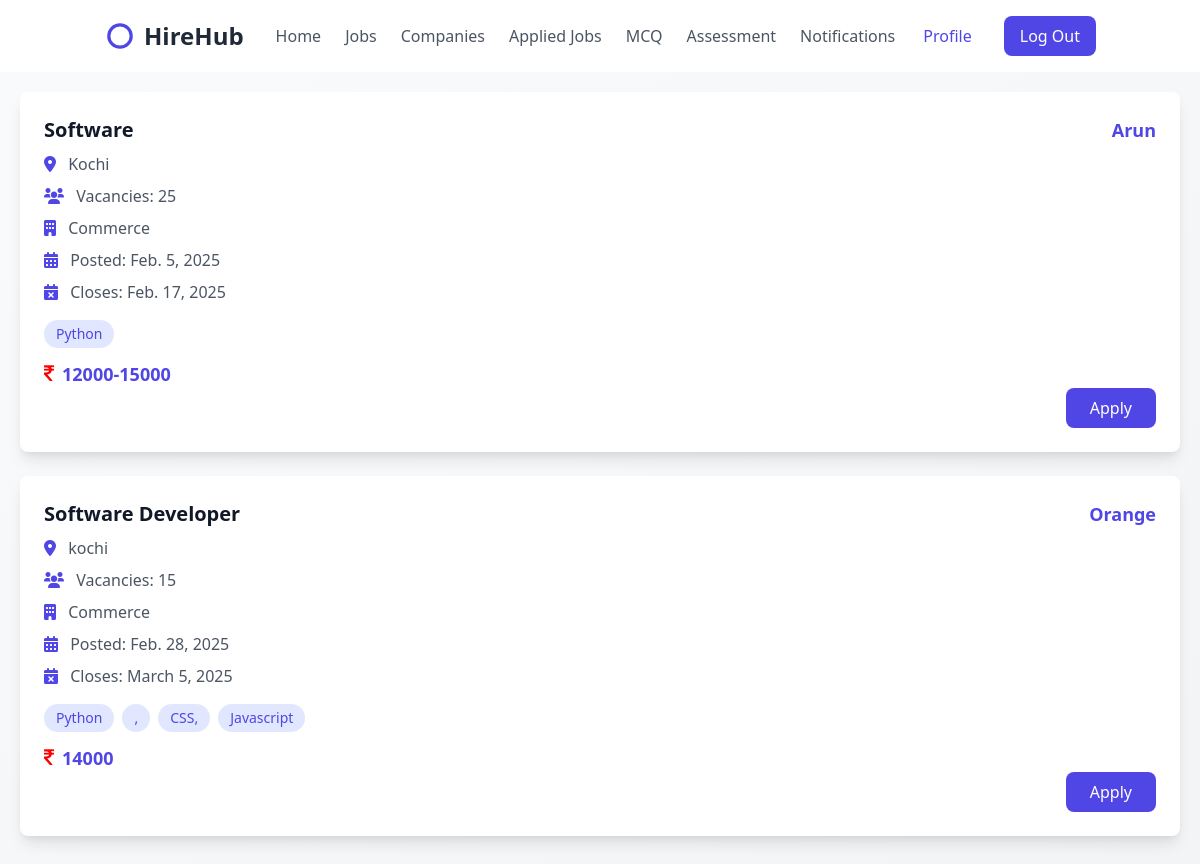
Page /student-jobs/ on the earlier database version.
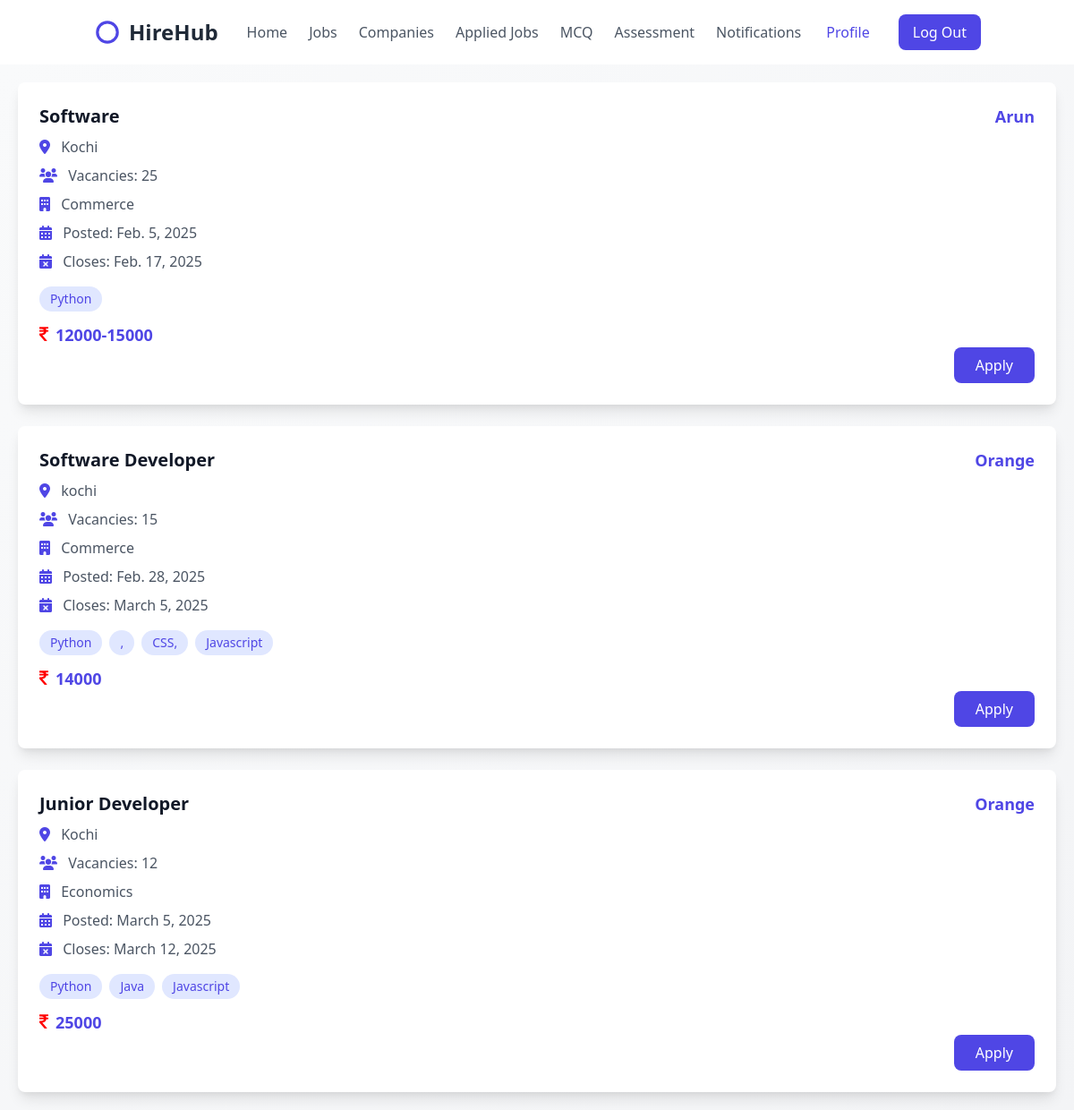
Same page on the later database version.
### college_admin/models.py (models this page shows, shortened)
class JobPosts(models.Model):
    company =  models.ForeignKey(Company,on_delete=models.CASCADE,related_name="company_jobs",null=True)
    skills = models.CharField(max_length=100)
    designation = models.CharField(max_length=100)
    vacancy = models.IntegerField()
    location = models.CharField(max_length=100)
    department = models.ForeignKey('Department', on_delete=models.CASCADE)
    salary = models.CharField(max_length=300,null=True)
    opening_date = models.DateField(auto_now_add=True)
    closing_date = models.DateField(null=True, blank=True)  # Make closing date optional if needed
    created_at = models.DateTimeField(auto_now_add=True,null=True)

class Department(models.Model):
    name = models.CharField(max_length=100)
    hod_name = models.CharField(max_length=100,null=True)
    created_at = models.DateTimeField(auto_now_add=True)

class CustomUser(AbstractBaseUser,PermissionsMixin):
    name=models.CharField(max_length=200)
    email=models.EmailField(unique=True)
    is_active=models.BooleanField(default=True)
    is_staff=models.BooleanField(default=False)
    is_superuser=models.BooleanField(default=False)
    is_company=models.BooleanField(default=False)
    objects = CustomUserManager()
    USERNAME_FIELD = 'email'
    REQUIRED_FIELDS = ['']

### students/views.py (the view)
# urls.py: path('student-jobs/',JobsView.as_view(),name='jobposts'),
class JobsView(TemplateView):
    template_name = 'student-job.html'
    def get_context_data(self, **kwargs):
        context = super().get_context_data(**kwargs)
        context['jobs'] = JobPosts.objects.all()
        return context

### students/templates/student-job.html (shortened to what this page needs)
{% extends "student_home.html" %}
{% load static %}
{% block user %}
<section class="bg-gradient-to-br from-gray-50 to-gray-100 min-h-screen">
    <div class="space-y-6" style="padding:20px;">
        {% for job in jobs %}
        <div class="bg-white rounded-lg shadow-lg p-6 hover:shadow-xl transition">
            <div class="flex justify-between items-start">
                <div>
                    <h2 class="text-xl font-bold text-gray-900">{{ job.designation }}</h2>
                    <div class="mt-2 space-y-2">
                        <p class="text-gray-600">
                            <i class="fas fa-map-marker-alt mr-2 text-indigo-600"></i>
                            {{ job.location }}
                        </p>
                        <p class="text-gray-600">
                            <i class="fas fa-users mr-2 text-indigo-600"></i>
                            Vacancies: {{ job.vacancy }}
                        </p>
                        <p class="text-gray-600">
                            <i class="fas fa-building mr-2 text-indigo-600"></i>
                            {{ job.department.name }}
                        </p>
                        <p class="text-gray-600">
                            <i class="fas fa-calendar mr-2 text-indigo-600"></i>
                            Posted: {{ job.opening_date }}
                        </p>
                        {% if job.closing_date %}
                        <p class="text-gray-600">
                            <i class="fas fa-calendar-times mr-2 text-indigo-600"></i>
                            Closes: {{ job.closing_date }}
                        </p>
                        {% endif %}
                    </div>
                    <div class="mt-4 flex flex-wrap gap-2">
                        {% for skill in job.skills.split %}
                        <span class="px-3 py-1 bg-indigo-100 text-indigo-600 rounded-full text-sm">
                            {{ skill }}
                        </span>
                        {% endfor %}
                    </div>
                </div>
                <div class="flex flex-col items-end space-y-4">
                    <span class="text-lg font-bold text-indigo-600">
                        {{ job.company.name }}
                    </span>
                </div>
            </div>
            <div class="flex flex-col items-start space-y-4 mt-3">
                <a class="text-lg font-bold text-indigo-600" href="">
                    <i class="fa fa-rupee mr-2" style="font-size:20px;color:red"></i>{{ job.salary }}
                </a>
            </div>
            <div class="flex flex-col items-end space-y-4">
                <a class="px-6 py-2 bg-indigo-600 text-white rounded-lg hover:bg-indigo-700 transition"
                   href="{% url 'apply-job' job.id %}">Apply</a>
            </div>
        </div>
        {% empty %}
        <div class="bg-white rounded-lg shadow p-8 text-center">
            <i class="fas fa-briefcase text-5xl text-gray-300 mb-4"></i>
            <h2 class="text-xl font-medium text-gray-700 mb-2">No Jobs Available</h2>
            <p class="text-gray-500">Check back later for new job postings.</p>
        </div>
        {% endfor %}
    </div>
</section>
{% endblock %}

Differences in the rows shown:
added JobPosts: designation "Junior Developer", location "Kochi", vacancy "12", department.name "Economics", opening_date "March 5, 2025", closing_date "March 12, 2025", split "Python" "Java" "Javascript", company.name "Orange", salary "25000"
